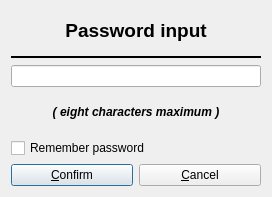
<?xml version="1.0" encoding="UTF-8"?>
<ui version="4.0">
 <class>CDlg_PasswordGet</class>
 <widget class="QDialog" name="CDlg_PasswordGet">
  <property name="geometry">
   <rect>
    <x>0</x>
    <y>0</y>
    <width>272</width>
    <height>197</height>
   </rect>
  </property>
  <property name="windowTitle">
   <string>Dialog</string>
  </property>
  <layout class="QGridLayout" name="gridLayout">
   <item row="0" column="0" colspan="2">
    <widget class="QLabel" name="label_2">
     <property name="text">
      <string>&lt;!DOCTYPE HTML PUBLIC &quot;-//W3C//DTD HTML 4.0//EN&quot; &quot;http://www.w3.org/TR/REC-html40/strict.dtd&quot;&gt;
&lt;html&gt;&lt;head&gt;&lt;meta name=&quot;qrichtext&quot; content=&quot;1&quot; /&gt;&lt;style type=&quot;text/css&quot;&gt;
p, li { white-space: pre-wrap; }
&lt;/style&gt;&lt;/head&gt;&lt;body style=&quot; font-family:'Sans Serif'; font-size:9pt; font-weight:400; font-style:normal;&quot;&gt;
&lt;p style=&quot; margin-top:0px; margin-bottom:0px; margin-left:0px; margin-right:0px; -qt-block-indent:0; text-indent:0px;&quot;&gt;&lt;span style=&quot; font-size:14pt; font-weight:600;&quot;&gt;Password input&lt;/span&gt;&lt;/p&gt;&lt;/body&gt;&lt;/html&gt;</string>
     </property>
     <property name="alignment">
      <set>Qt::AlignCenter</set>
     </property>
    </widget>
   </item>
   <item row="1" column="0" colspan="2">
    <widget class="Line" name="line">
     <property name="frameShadow">
      <enum>QFrame::Plain</enum>
     </property>
     <property name="lineWidth">
      <number>2</number>
     </property>
     <property name="orientation">
      <enum>Qt::Horizontal</enum>
     </property>
    </widget>
   </item>
   <item row="2" column="0" colspan="2">
    <widget class="QLineEdit" name="lineEditPassword">
     <property name="sizePolicy">
      <sizepolicy hsizetype="Expanding" vsizetype="Fixed">
       <horstretch>0</horstretch>
       <verstretch>0</verstretch>
      </sizepolicy>
     </property>
     <property name="echoMode">
      <enum>QLineEdit::Password</enum>
     </property>
    </widget>
   </item>
   <item row="3" column="0" colspan="2">
    <widget class="QLabel" name="label">
     <property name="text">
      <string>&lt;!DOCTYPE HTML PUBLIC &quot;-//W3C//DTD HTML 4.0//EN&quot; &quot;http://www.w3.org/TR/REC-html40/strict.dtd&quot;&gt;
&lt;html&gt;&lt;head&gt;&lt;meta name=&quot;qrichtext&quot; content=&quot;1&quot; /&gt;&lt;style type=&quot;text/css&quot;&gt;
p, li { white-space: pre-wrap; }
&lt;/style&gt;&lt;/head&gt;&lt;body style=&quot; font-family:'Sans Serif'; font-size:9pt; font-weight:400; font-style:normal;&quot;&gt;
&lt;p style=&quot; margin-top:0px; margin-bottom:0px; margin-left:0px; margin-right:0px; -qt-block-indent:0; text-indent:0px;&quot;&gt;&lt;span style=&quot; font-weight:600; font-style:italic;&quot;&gt;( eight characters maximum )&lt;/span&gt;&lt;/p&gt;&lt;/body&gt;&lt;/html&gt;</string>
     </property>
     <property name="alignment">
      <set>Qt::AlignCenter</set>
     </property>
    </widget>
   </item>
   <item row="4" column="0" colspan="2">
    <widget class="QCheckBox" name="checkBoxMemorise">
     <property name="text">
      <string>Remember password</string>
     </property>
    </widget>
   </item>
   <item row="5" column="0">
    <widget class="QPushButton" name="pushButtonOK">
     <property name="text">
      <string>&amp;Confirm</string>
     </property>
    </widget>
   </item>
   <item row="5" column="1">
    <widget class="QPushButton" name="pushButtonAnnuler">
     <property name="text">
      <string>&amp;Cancel</string>
     </property>
    </widget>
   </item>
  </layout>
 </widget>
 <resources/>
 <connections/>
</ui>
